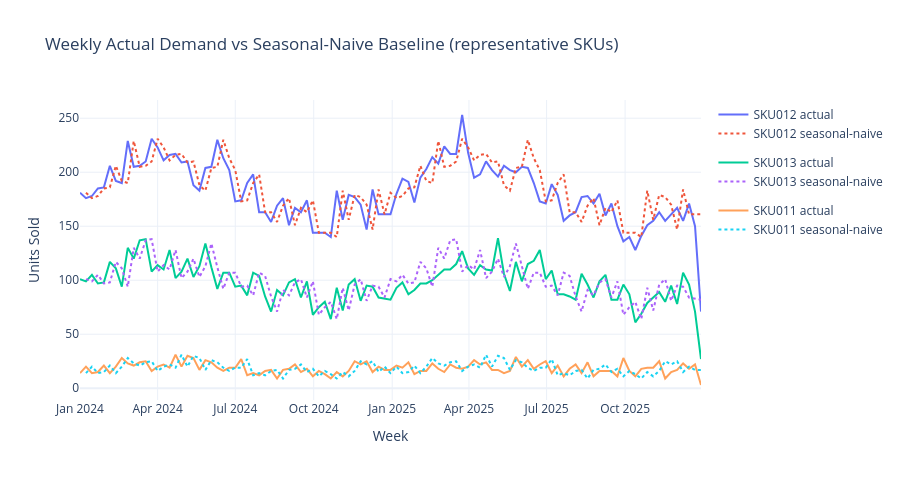

Notebook source saved alongside this figure:
### Code cell
# Representative SKUs: highest-revenue, a mid-tier, and a low-volume SKU
sku_totals = weekly.groupby("SKU")["Units_Sold"].sum().sort_values(ascending=False)
rep_skus = [sku_totals.index[0], sku_totals.index[len(sku_totals)//2], sku_totals.index[-1]]

fig = go.Figure()
for sku in rep_skus:
    sub = weekly[weekly["SKU"] == sku]
    fig.add_trace(go.Scatter(x=sub["week_start"], y=sub["Units_Sold"], mode="lines",
                              name=f"{sku} actual", legendgroup=sku))
    fig.add_trace(go.Scatter(x=sub["week_start"], y=sub["baseline_pred"], mode="lines",
                              name=f"{sku} seasonal-naive", line=dict(dash="dot"), legendgroup=sku))

fig.update_layout(title="Weekly Actual Demand vs Seasonal-Naive Baseline (representative SKUs)",
                   xaxis_title="Week", yaxis_title="Units Sold", template="plotly_white", height=480)
fig.show()
